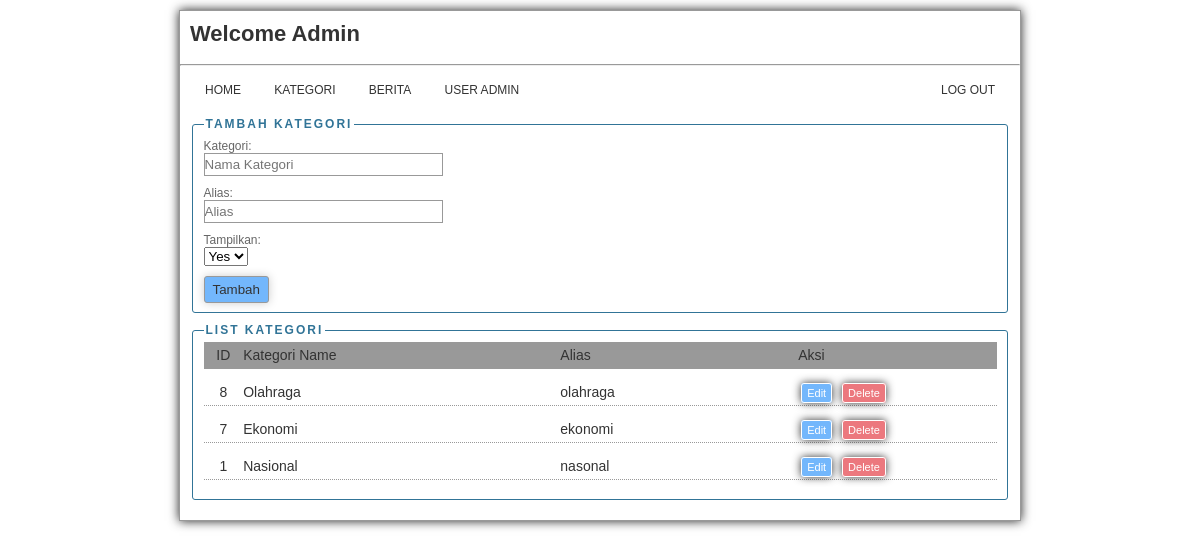
The app's page /portalberita/admin/index.php?mod=kategori (signed in) with its own data.
### tables this page shows
CREATE TABLE `kategori` (
  `ID` int(5) NOT NULL,
  `Kategori` varchar(100) NOT NULL,
  `alias` varchar(50) NOT NULL,
  `Terbit` varchar(1) NOT NULL
);

### portalberita/admin/kategori.php (the view, shortened to what this page needs)
<div class="w100">
	<form action="./?mod=kategori" method="POST">
		<fieldset>
			<legend>Tambah Kategori</legend>
			<div class="formnama w30">Kategori:<br>
			<input type="text" name="kategori" placeholder="Nama Kategori" value="<?=(isset($kategori) ? $kategori : '');?>" class="form100">
			</div>
			<div class="formnama w30">Alias:<br>
			<input type="text" name="alias" placeholder="Alias" value="<?=(isset($alias) ? $alias : '');?>" class="form100">
			</div>
			<div class="formnama w30">Tampilkan:<br>
				<select name="terbit">
					<option value="1" <?=((isset($terbit) && $terbit==1) ? 'selected' : ''); ?>>Yes</option>
				</select>
			</div>
			<input type="submit" name="<?=(isset($ID) ? 'editkategori' : 'tambahkategori');?>" value="<?=(isset($ID) ? 'Edit' : 'Tambah');?>" class="btn-primary">
		</fieldset>
	</form>
</div>
<div class="w100">
		<fieldset>
			<legend>List Kategori</legend>
			<div class="w100 fl list bg_dark">
				<div class="w5 fl center">ID</div>
				<div class="w40 fl">Kategori Name</div>
				<div class="w30 fl">Alias</div>
				<div class="w20 fl">Aksi</div>
			</div>
			<?php
			global $connect;
			$sql = mysqli_query($connect,"SELECT * FROM kategori ORDER BY ID DESC");
			while($r = mysqli_fetch_array($sql)){
				extract($r);
			?>
			<div class="w100 fl list">
				<div class="w5 fl center"><?=$ID?></div>
				<div class="w40 fl"><?=$Kategori?></div>
				<div class="w30 fl"><?=$alias?></div>
				<div class="w20 fl">
					<a href="./?mod=kategori&act=edit&id=<?=$ID?>" class="btn btn-primary small">Edit</a> <a href="./?mod=kategori&act=hapus&id=<?=$ID?>" class="btn btn-red small">Delete</a>
				</div>
			</div>
			<?php
			}
			 ?>
		</fieldset>
</div>

### portalberita/assets/style.css (style rules this page uses)
body { margin:0; padding:0; background: #fff; font-family: arial, sans-serif; font-size: 14px; color: #333; }
a { text-decoration: none; color: #666666 }
.small { font-size:11px; }
.center { text-align: center; }
.fl { float: left; }
.w100 { width: 100%; }
.w40 { width: 40%; }
.w30 { width: 30%; }
.w20 { width: 20%; }
.w5 { width: 5%; }
.bg_dark { background: #999; }
.formnama { font-size: 12px; color: #666; margin: 3px 0 10px 0; }
input[type="text"].form100 { width: 100%; }
input[type="text"] { padding: 3px 0; border: 1px solid #999; }
input[type="submit"] { box-shadow: 0px 0px 10px #ccc; border: 1px solid #999; padding: 5px 8px; color:#333; box-sizing: border-box; border-radius:3px; }
legend { font-size: 12px; color: #317497; font-weight: 700; text-transform: uppercase; letter-spacing: 2px; }
fieldset { border: 1px solid #317497; border-radius: 3px; margin-bottom: 10px; }
.list { margin: 0 0 10px 0; padding: 5px 0; border-bottom: 1px dotted #999; }
.btn { padding: 3px 5px; margin: 0px 3px; border-radius:3px; border:1px solid #FFF; box-sizing: border-box; box-shadow: 0px 0px 8px #333; }
.btn-primary { background: #73b7fc; color: #FFF; }
.btn-red { background: #ec787e; color: #FFF; }

### records on screen
kategori: ID "8", Kategori "Olahraga", alias "olahraga"
kategori: ID "7", Kategori "Ekonomi", alias "ekonomi"
kategori: ID "1", Kategori "Nasional", alias "nasonal"
